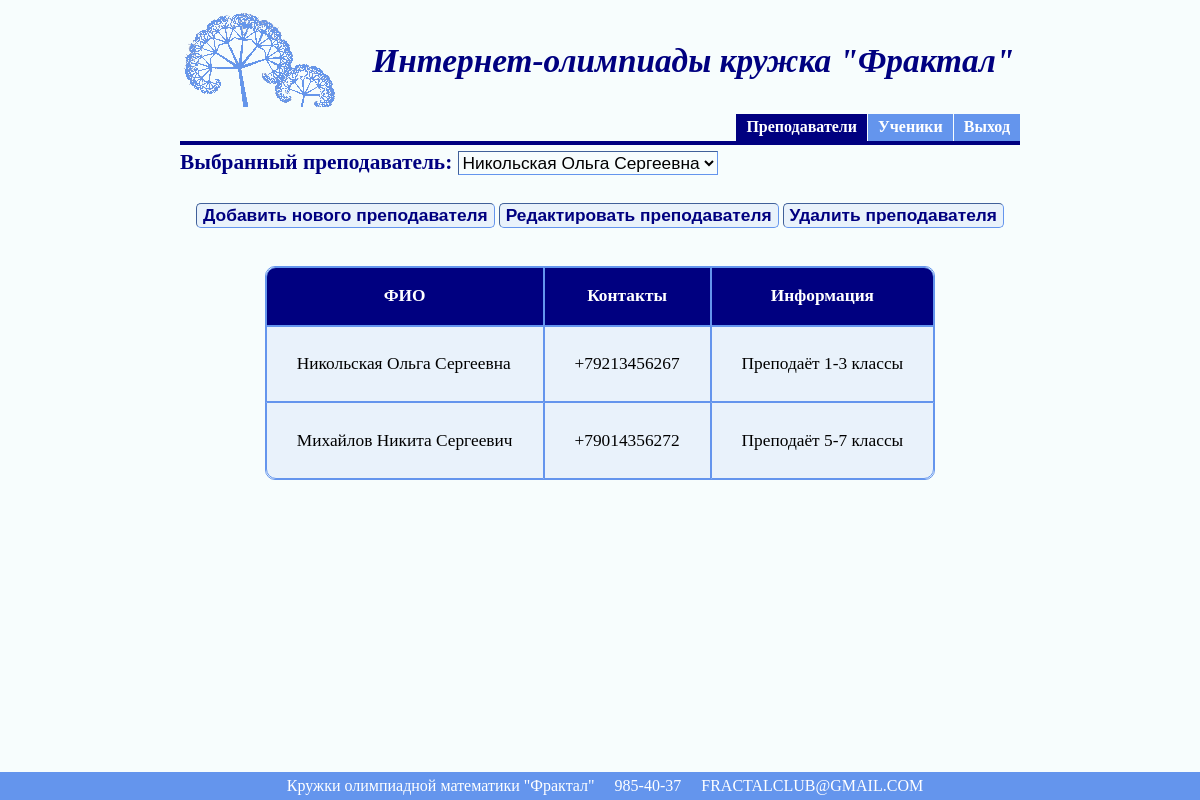
The page /olymp/admin_prepodavateli.php (signed in) on the database its author committed.
### tables this page shows
CREATE TABLE IF NOT EXISTS `Prep` (
  `KodPrep` int(11) NOT NULL AUTO_INCREMENT COMMENT 'код преподавателя',
  `KodPolzF` int(11) NOT NULL COMMENT 'код пользователя',
  `FIO` varchar(255) NOT NULL COMMENT 'фио',
  `Kontakt` text NOT NULL COMMENT 'контакты',
  `Info` text NOT NULL COMMENT 'информация',
  PRIMARY KEY (`KodPrep`),
  KEY `KodPolzF` (`KodPolzF`)
);

### olymp/admin_prepodavateli.php (the view, shortened to what this page needs)
<?php
	$strSQL = "SELECT * FROM Prep";
	$rs = mysql_query($strSQL);
?>
<!DOCTYPE html>
<head>
</head>
<body class="bd" onUnLoad="alert('Спасибо, что нас посетили!')">
	<table>
		<tr>
			<td><div><img src="5.png"/></div></td>
			<td><div id="nadpis">&nbsp &nbsp Интернет-олимпиады кружка "Фрактал"</div></td>
		</tr>
	</table>
	<div id="centeredmenu">
		<ul>
			<li><a href="admin_prepodavateli.php" class="active">Преподаватели</a></li>
			<li><a href="admin_students.php">Ученики</a></li>
			<li><a href="logout.php">Выход</a></li>
		</ul>
	</div>
	<br><br>
	<div class="text_near_knopka">Выбранный преподаватель:
	<select class="combobox" id="cur_prep" type="text" name="cur_prep" >
		<?php
		$rs2 = mysql_query($strSQL);
		while ($row2 = mysql_fetch_array($rs2)):
		?>
			<option  value=<?=$row2['KodPrep']?> ><p><?=$row2['FIO']?></p></option>
		<? endwhile ?>
	</select>	</div>
	<br>
	<div id="div2" align="center">
		<input class="knopka" id="b_insert" type="button" value="Добавить нового преподавателя" onclick="location.href='admin_prepodavateli_insert.php'" />
		<input class="knopka" id="b_change" type="button" value="Редактировать преподавателя" onclick="perehod()"/>
		<input class="knopka" id="b_delete" type="button" value="Удалить преподавателя" onclick="del()" />
	</div>
	<br>
	<div id="div1">
			<?php
			if(mysql_num_rows($rs)>0)
			{
			?>
		<table class="StandardTable" align="center" border="1">
			<thead>
				<tr>
					<th><p>ФИО</p></th>
					<th><p>Контакты</p></th>
					<th><p>Информация</p></th>
				</tr>
			</thead>
			<tbody>
			<?php
			while ($row = mysql_fetch_array($rs)):
			?>
				<tr>
					<td><p><?=$row['FIO']?></p></td>
					<td><p><?=$row['Kontakt']?></p></td>
					<td><p><?=$row['Info']?></p></td>
				</tr>
			<? endwhile ?>
			</tbody>
		</table>
			<?php
			}
			else
			{
			?>
			<div class="text_near_knopka">Пока нет ни одного преподавателя!</div>
			<?php
			}
			?>
	</div>
	<br></br>
	<div id="footer" align="center">Кружки олимпиадной математики "Фрактал" &nbsp &nbsp 985-40-37 &nbsp &nbsp FRACTALCLUB@GMAIL.COM</div>
</body>
</html>

### olymp/admin_prepodavateli.php (style rules this page uses)
#centeredmenu { float:right; width:100%; border-bottom:4px solid #000080; overflow:hidden; position:relative; background: #F7FDFD; }
#centeredmenu ul { clear:right; float:right; list-style:none; margin:0; padding:0; position:relative; right:0%; text-align:center; }
#centeredmenu ul li { display:block; float:left; list-style:none; margin:0; padding:0; position:relative; right:0%; }
#centeredmenu ul li a { display:block; margin:0 0 0 1px; padding:3px 10px; background:#6495ED; color:#fff; text-decoration:none; line-height:1.3em; font-weight:bold; }
#centeredmenu ul li a.active, #centeredmenu ul li a.active:hover { color:#fff; background:#000080; font-weight:bold; }
.StandardTable { //border-collapse: collapse; border-radius: 10px; border-spacing: 0; border: 1px solid #6495ED; maxwidth:100%; }
.StandardTable tbody { background-color: #E9F2FB; }
.StandardTable th { background: #000080; color: white; font-weight:bold; font-size: 13pt; border: 1px solid #6495ED; }
.StandardTable th:first-child { border-top-left-radius: 10px; }
.StandardTable th:last-child { border-top-right-radius: 10px; }
.StandardTable tr:last-child td:first-child { border-radius: 0 0 0 10px; }
.StandardTable tr:last-child td:last-child { border-radius: 0 0 10px 0; }
.StandardTable tbody tr td { padding: 10px 30px; maxwidth: 100%; font-size: 13pt; word-wrap: break-word; border: 1px solid #6495ED; }
#footer { position: fixed; left: 0; bottom: 0; padding: 5px; background: #6495ED; color: #fff; width: 100%; }
.bd { background: #F7FDFD; margin-left: 15%; position: absolute; width: 70%; }
#nadpis { color: #000080; font-style: italic; font-weight: 600; font-size: 25pt; }
.combobox { word-wrap: break-word; font-size: 13pt; background: #F7FDFD;//#E9F2FB; border-color: #6495ED; border-style: inset; }
.text_near_knopka { color: #000080; font-weight:bold; word-wrap: break-word; font-size: 16pt; margin-bottom: 10px; }
.knopka { border-radius: 5px; border-style: inset; background: #E9F2FB; color: #000080; border-color: #6495ED; border-width: 1px; font-size: 13pt; font-weight:bold; margin-bottom: 20px; }

### rows shown on the page
prep: FIO "Никольская Ольга Сергеевна", Kontakt "+79213456267", Info "Преподаёт 1-3 классы"
prep: FIO "Михайлов Никита Сергеевич", Kontakt "+79014356272", Info "Преподаёт 5-7 классы"
